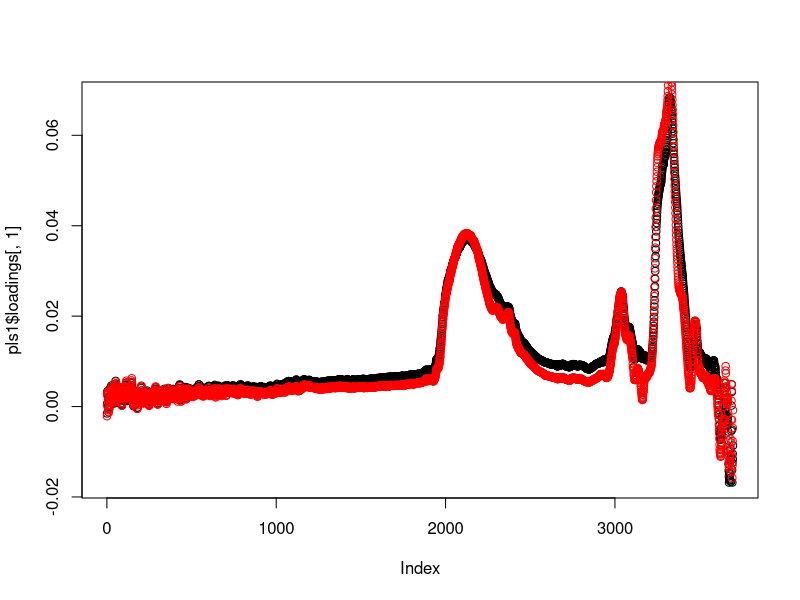
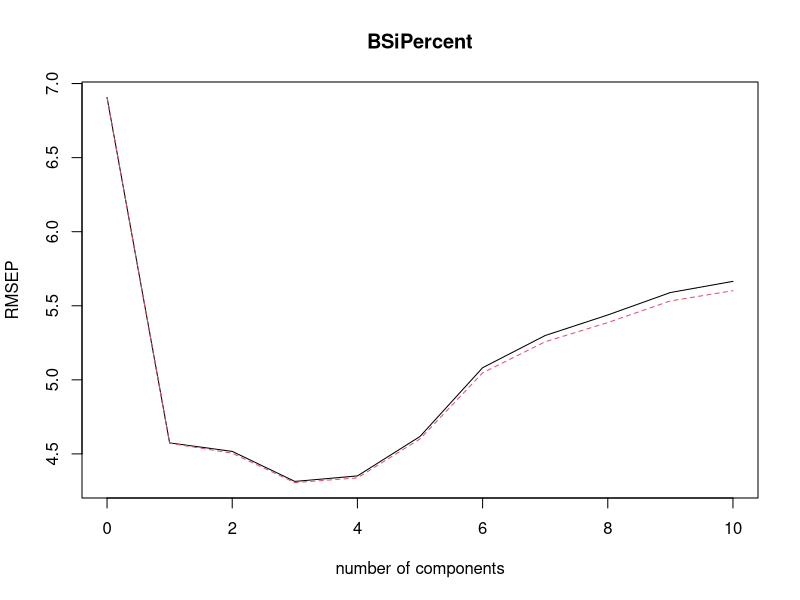
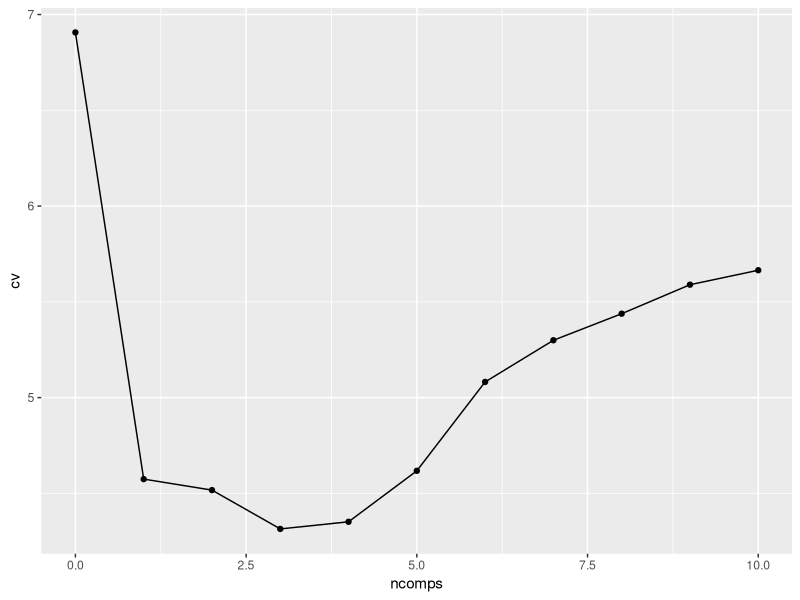

Recreate these plots in R, in order. (Note: this script raises an error after producing the figures.)
library(pls)
library(tidyverse)

data <- read.csv("dataForProofOfConceptNice.csv")
dim(data) ## 39 3698
## 39 datasets, 3697 absorbances, 1 response

### LOO ###
pls1 <- plsr(BSiPercent~., ncomp = 10, data=data, validation = "LOO")

names(pls1)

### Check Class and Dim for all names ###

##Coefficients
pls1$coefficients %>% class() ## array
pls1$coefficients %>% dim() ## 3697 1 10
## 3697 absorbances, 10 coefficients each (1 per component)

##Scores
pls1$scores %>% class() ## scores
pls1$scores %>% dim() ## 39 10
## 39 datasets, 10 components

##Loadings
pls1$loadings %>% class() ##loadings
pls1$loadings %>% dim() ## 3697 10
## 3697 absorbances, 10 components

##Loading.weights
pls1$loading.weights %>% class() ##loads
pls1$loading.weights %>% dim() ## 3697 10
## 3697 absorbances, 10 components

##Yscores
pls1$Yscores %>% class() ##scores
pls1$Yscores %>% dim() ## 39 10
## 39 datasets, 10 components

##YLoadings
pls1$Yloadings %>% class() ##loadings
pls1$Yloadings %>% dim() ## 1 10
## What does the 1 refer to? , 10 components 

##Projection
pls1$projection %>% class() ## matrix array
pls1$projection %>% dim() ## 3697 10
## 3697 absorbances, 10 components 



plot(pls1$loadings[,1])
points(pls1$loading.weights[,1], col="red")
## which do we want?




## TO DO: keep going 

## ... skip ahead for now

pls1$residuals %>%  class()
pls1$residuals %>%  dim()
## 39 1 10
## 39 datasets, 10 components (one for each model with 1, ... 10 components)

summary(pls1$residuals[,,1]) ## one component
summary(pls1$residuals[,,2]) ## two components
## observed - expected (predicted), can be used to calculate RMSE

pls1$Xtotvar %>% class()
pls1$Xtotvar ## not sure about this, need to dig into documentation

pls1$validation %>% class()
pls1$validation %>% length()
names(pls1$validation)

pls1$validation$method ## CV
pls1$validation$segments %>% length() ## 39, leave one out

pls1$validation$adj
## from help file for mvCv (sent to from plsr help file)
## a matrix of adjustment values for calculating bias corrected MSEP
## probably don't have to go there, at least for right  now


pls1$validation$pred %>% class()
pls1$validation$pred %>% dim() ## 39 1 10
## from help file for mvCv (sent to from plsr help file)
## cross-validated predictions

pls1$validation$pred[,,1]


RMSEP(pls1) ## root mean squared error of prediction
plot(RMSEP(pls1))

names(RMSEP(pls1))

res <- RMSEP(pls1)

res$comps
res$type
res$val ## ugh why
res$val %>% class()
res$val %>% dim() ## 2 x 1 x 11

res$val[1,,2] ## CV, one component
res$val[1,,11] ## CV, ten components

res$val[2,,2] ## adjusted CV, one component
res$val[2,,11] ## adjustedCV, ten components

data <- cbind.data.frame(cv = res$val[1,,], ncomps = 0:10)
ggplot(data, aes(ncomps, cv))+geom_point()+geom_line()

### CV ###

pls2 <- plsr(BSiPercent~., ncomp = 10, data=data, validation = "CV", segments = 5)
summary(pls2)
# help for cvsegments
#The function generates a list of segments for cross-validation. It can generate random, consecutive and interleaved segments, and supports keeping replicates in the same segment.
# it would be helpful to know what segments are what, so pre-specifying as a list them might be our best bet

pls2$coefficients %>% class() ## array
pls2$coefficients %>% dim() ## 3697 1 10
## 3697 absorbances, 10 coefficients each (1 per component)


pls2$scores %>% class()
pls2$scores %>% dim() ## 39 10
## 39 datasets, 10 components

pls2$loadings %>% class()
pls2$loadings %>% dim() ## 3697 10
## 3697 absorbances, 10 components


## TO DO: keep going 

## ... skip ahead for now

pls2$residuals %>%  class()
pls2$residuals %>%  dim()
## 39 1 10
## 39 datasets, 10 components (one for each model with 1, ... 10 components)

summary(pls2$residuals[,,1]) ## one component
summary(pls2$residuals[,,2]) ## two components
## observed - expected (predicted), can be used to calculate RMSE

pls2$Xtotvar %>% class()
pls2$Xtotvar ## not sure about this, need to dig into documentation

pls2$validation %>% class()
pls2$validation %>% length()
names(pls2$validation)

pls2$validation$method ## CV
pls2$validation$segments %>% length() ## 39, leave one out

pls2$validation$adj
## from help file for mvCv (sent to from plsr help file)
## a matrix of adjustment values for calculating bias corrected MSEP
## probably don't have to go there, at least for right  now


pls2$validation$pred %>% class()
pls2$validation$pred %>% dim() ## 39 1 10
## from help file for mvCv (sent to from plsr help file)
## cross-validated predictions


RMSEP(pls2) ## root mean squared error of prediction
plot(RMSEP(pls2))

names(RMSEP(pls2))

res <- RMSEP(pls2)

res$comps
res$type
res$val ## ugh why
res$val %>% class()
res$val %>% dim()

res$val[1,,2] ## CV, one component
res$val[1,,11] ## CV, ten components

res$val[2,,2] ## adjusted CV, one component
res$val[2,,11] ## adjustedCV, ten components
